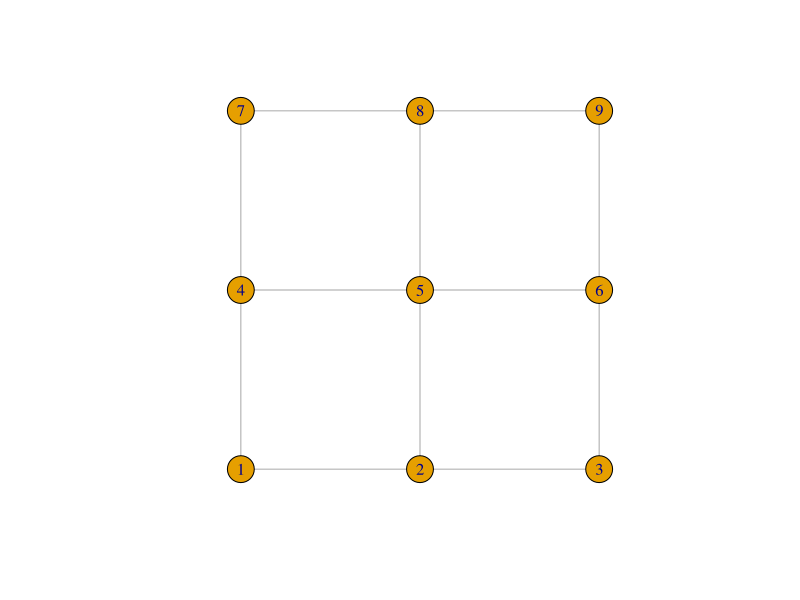
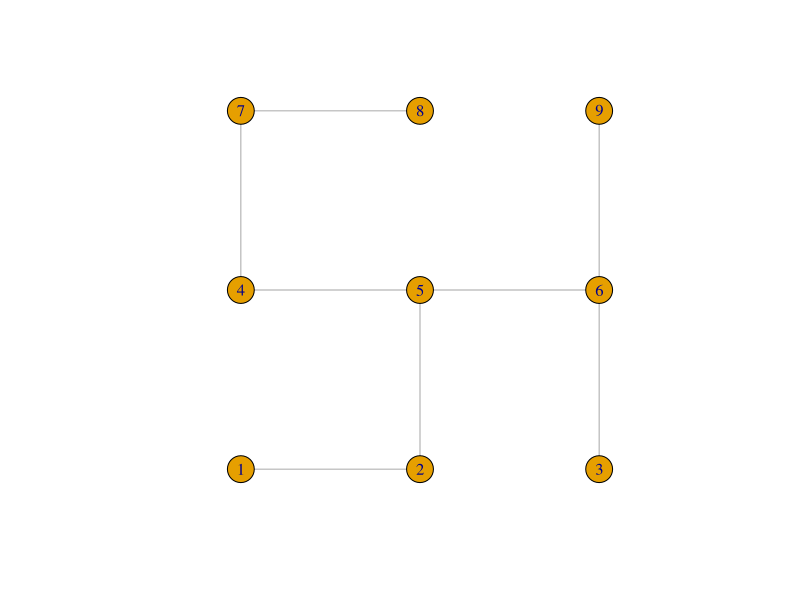
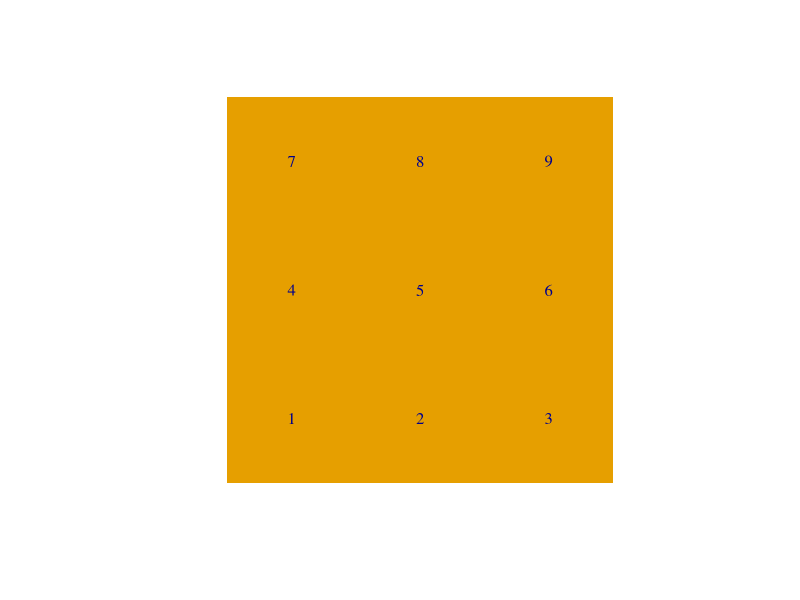

Recreate these plots in R, in order. (Note: this script raises an error after producing the figures.)
library(igraph)


g <- graph.lattice(c(3,3))
l <- layout.grid(g)
plot(g, layout = l)

s <- mst(g, weights = rnorm(ecount(g)))
plot(s, layout = l)
plot(s, layout = l, vertex.shape = "square", vertex.size = 100, vertex.frame.color = "transparent")

se <- sample(E(g), 1)
if(any(degree(g)[g[[se]][[1]]] < 2)) next

stop_ <- FALSE
while(! stop_) {
  d <- degree(g)
  if(all(d < 3)) stop_ <- TRUE
  else {
    s <- induced_subgraph(g, V(g)[ d > 2 ])
    es <- sample(E(s), 1)
    g <- delete_edges(g, es)
  }
}
plot(g)

plot(minimum.spanning.tree(g))


w <- 1/sample(1:12)
s <- minimum.spanning.tree(g, weights = w, algorithm = "prim")
data.frame(edges = E(g), weigth = w)
as.character(E(g))
plot()

#
nr <- 10
nc <- 10
g <- graph.lattice(c(nr, nc))
nv <- vcount(g)
ne <- ecount(g)
plot(g)
w <- 1/sample(1:ne)

s <- minimum.spanning.tree(g, weights = w, algorithm = "prim")
plot(s)

plot(NA, ylim = c(1, nr), xlim = c(1, nc))
lines(c(1,1),c(1,2), lwd = 3)
lines(c(1,1),c(1,3), lwd = 3)
lines(c(1,2),c(3,3), lwd = 3)
lines(c(2,3),c(3,3), lwd = 3)
sl <- get.edgelist(s)

for (v in V(g)) { # iterate over all lattice vertex.
  n <- neighbors(g, v) # pick neighbors in lattice graph.
  for (nv in n) { # iterate over all neighbors.

  }
}


###
###
###
nr <- 4
nc <- 4
g <- graph.lattice(c(nr, nc))
nv <- vcount(g)
ne <- ecount(g)
plot(g)
w <- 1/sample(1:ne)

set.seed(123)
s <- minimum.spanning.tree(g, weights = w, algorithm = "prim")
plot(s)
#plot(s, vertex.size = 2, vertex.label = NA, layout = layout.fruchterman.reingold)

plot(NA, ylim = c(1, nr), xlim = c(1, nc))
abline(h = 1:10, v = 1:10, col = "grey")
vl <- get.edgelist(g)[1:20,,drop = FALSE]
for (i in 1:nrow(vl)) {
  v1 <- vl[i, ][1]
  v2 <- vl[i, ][2]
  if (!are_adjacent(s, v1, v2)) {
    x1 <- v1 %/% nc + 1
    y1 <- v1 %% nr + 1
    x2 <- v2 %/% nc + 1
    y2 <- v2 %% nr + 1
    d1 <- abs(x1 - x2)
    d2 <- abs(y1 - y2)
    print(v1)
    print(v2)
    print(x1)
    print(y1)
    print(x2)
    print(y2)
    print(d1)
    print(d2)
    print("--------")
    lines(c(x1, x1 + d1), c(y1, y1 + d2), lwd = 3)
  }
}
